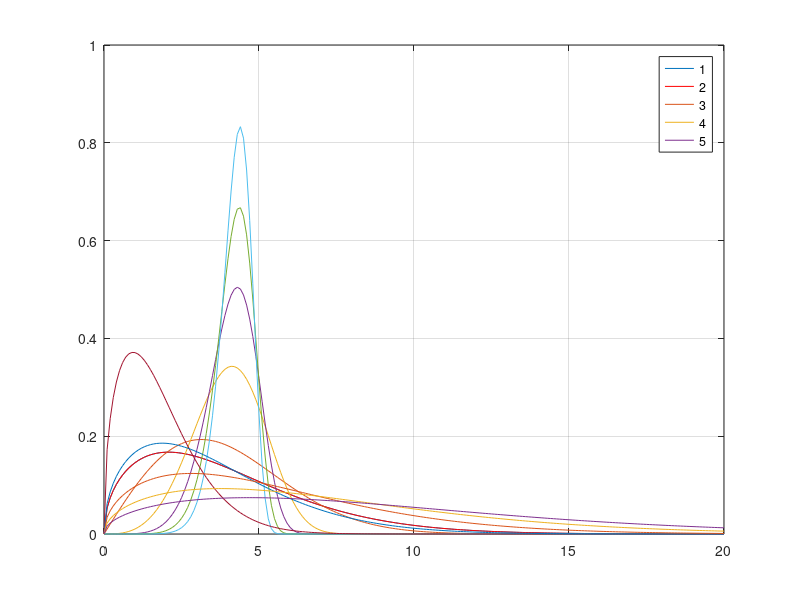

Source code (MATLAB):
% 10,000 numbers of bearing life data for 10 years:
% 1.5243 0.9330 7.2352 0.8792 2.6230 ...
a=4.439;
b=1.483;
X=wblrnd(a,b,1e4,1);
hist(X,10);
hist(X,50);
x=0:0.1:20;
f=wblpdf(x,a,b);
plot(x,f);
grid on
f1=b/a*(x/a).^(b-1).*exp( -(x/a).^b );
hold on;
plot(x,f1, 'r ');
% trends of distribution in terms of parameters
clear f;
for i=1:5;
    f(:,i)=wblpdf(x,a,2*i);
end;
plot(x,f);
legend('1','2','3','4','5')
clear f;
for i=1:5;
    f(:,i)=wblpdf(x,2*i,b);
end;
plot(x,f)
legend('1','2','3','4','5')